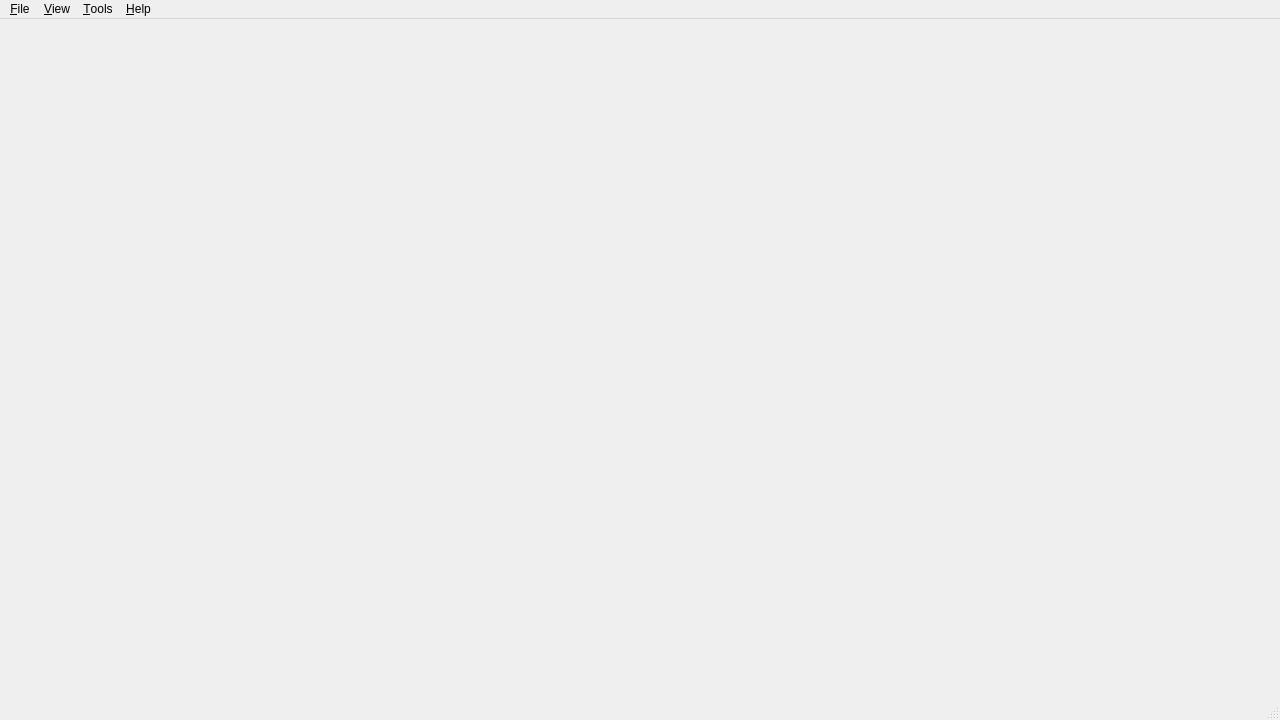
<?xml version="1.0" encoding="UTF-8"?>
<ui version="4.0">
 <class>MainWindow</class>
 <widget class="QMainWindow" name="MainWindow">
  <property name="geometry">
   <rect>
    <x>0</x>
    <y>0</y>
    <width>1280</width>
    <height>720</height>
   </rect>
  </property>
  <property name="windowTitle">
   <string>DBLParse</string>
  </property>
  <property name="windowIcon">
   <iconset resource="DBLParse.qrc">
    <normaloff>:/resources/DBLParse.png</normaloff>:/resources/DBLParse.png</iconset>
  </property>
  <widget class="QWidget" name="centralwidget">
   <layout class="QGridLayout" name="gridLayout_3">
    <item row="0" column="0">
     <widget class="WebView" name="webview" native="true"/>
    </item>
   </layout>
  </widget>
  <widget class="QMenuBar" name="menubar">
   <property name="geometry">
    <rect>
     <x>0</x>
     <y>0</y>
     <width>1280</width>
     <height>26</height>
    </rect>
   </property>
   <widget class="QMenu" name="menu_Help">
    <property name="title">
     <string>&amp;Help</string>
    </property>
    <addaction name="actionView_Log"/>
    <addaction name="actionAbout_Qt"/>
    <addaction name="actionAbout_DBLP"/>
    <addaction name="action_About_Dblparse"/>
   </widget>
   <widget class="QMenu" name="menu_File">
    <property name="title">
     <string>&amp;File</string>
    </property>
    <addaction name="action_Open"/>
    <addaction name="action_Settings"/>
    <addaction name="actionE_xit"/>
   </widget>
   <widget class="QMenu" name="menu_View">
    <property name="title">
     <string>&amp;View</string>
    </property>
    <addaction name="action_Status"/>
    <addaction name="actionAuthorStac"/>
    <addaction name="actionKeyWord"/>
   </widget>
   <widget class="QMenu" name="menu_Tools">
    <property name="title">
     <string>&amp;Tools</string>
    </property>
    <addaction name="action_Clear_Index"/>
    <addaction name="action_Open_Index_Folder"/>
    <addaction name="action_Count_Clique"/>
   </widget>
   <addaction name="menu_File"/>
   <addaction name="menu_View"/>
   <addaction name="menu_Tools"/>
   <addaction name="menu_Help"/>
  </widget>
  <widget class="QStatusBar" name="statusbar"/>
  <action name="actionAbout_Qt">
   <property name="text">
    <string>About &amp;Qt</string>
   </property>
  </action>
  <action name="action_About_Dblparse">
   <property name="text">
    <string>&amp;About DBLParse</string>
   </property>
  </action>
  <action name="actionAbout_DBLP">
   <property name="text">
    <string>About &amp;DBLP</string>
   </property>
  </action>
  <action name="actionE_xit">
   <property name="text">
    <string>E&amp;xit</string>
   </property>
  </action>
  <action name="action_Open">
   <property name="text">
    <string>&amp;Open</string>
   </property>
  </action>
  <action name="action_Status">
   <property name="text">
    <string>&amp;Status</string>
   </property>
  </action>
  <action name="action_Clear_Index">
   <property name="text">
    <string>&amp;Clear Cache</string>
   </property>
  </action>
  <action name="action_Open_Index_Folder">
   <property name="text">
    <string>&amp;Open Index Folder</string>
   </property>
  </action>
  <action name="actionAuthorStac">
   <property name="text">
    <string>&amp;AuthorStac</string>
   </property>
  </action>
  <action name="actionView_Log">
   <property name="text">
    <string>View &amp;Log</string>
   </property>
  </action>
  <action name="action_Settings">
   <property name="text">
    <string>&amp;Settings</string>
   </property>
  </action>
  <action name="action_Count_Clique">
   <property name="enabled">
    <bool>true</bool>
   </property>
   <property name="text">
    <string>Coun&amp;t Clique</string>
   </property>
  </action>
  <action name="actionKeyWord">
   <property name="text">
    <string>&amp;KeyWord</string>
   </property>
  </action>
 </widget>
 <customwidgets>
  <customwidget>
   <class>WebView</class>
   <extends>QWidget</extends>
   <header>webview.h</header>
   <container>1</container>
  </customwidget>
 </customwidgets>
 <resources>
  <include location="DBLParse.qrc"/>
 </resources>
 <connections/>
</ui>
